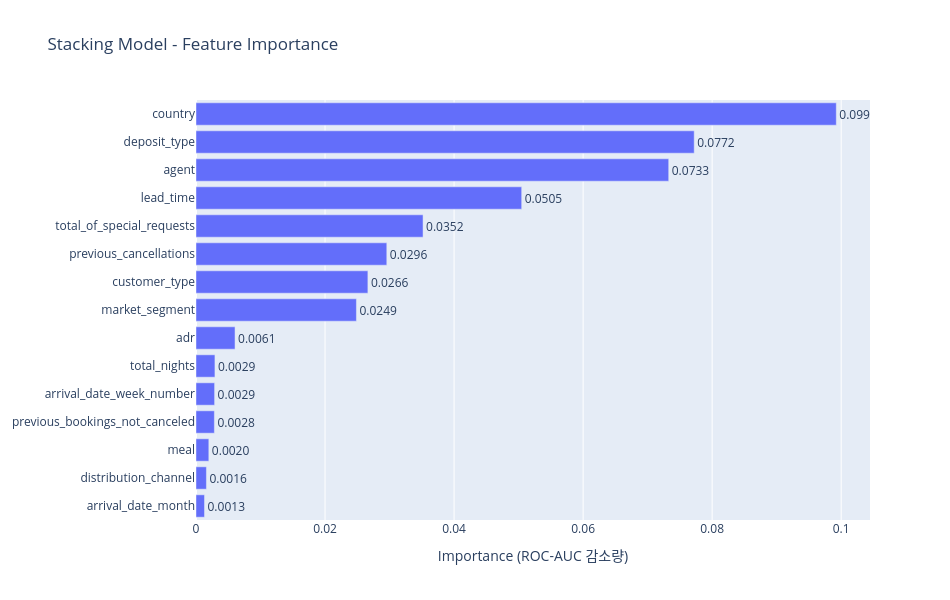

The cell this chart's notebook holds for it:
### Code cell
import plotly.express as px

# 중요도 상위 15개
top_features = importance_df.head(15).sort_values(
    "Importance", ascending=True
)

fig = px.bar(
    top_features,
    x="Importance",
    y="Feature",
    orientation="h",
    title="Stacking Model - Feature Importance",
    labels={
        "Importance": "Permutation Importance (ROC-AUC 감소량)",
        "Feature": "Feature"
    },
    text="Importance"
)

fig.update_traces(
    texttemplate="%{text:.4f}",
    textposition="outside"
)

fig.update_layout(
    height=600,
    width=950,
    yaxis_title=None,
    xaxis_title="Importance (ROC-AUC 감소량)"
)

fig.show()

### Figure 1 — Plotly figure (JSON) as saved in the notebook; plotly's stock layout.template omitted (floating-point values rounded to 4 significant figures)
{"data": [{"hovertemplate": "Permutation Importance (ROC-AUC 감소량)=%{text}<br>Feature=%{y}<extra></extra>", "legendgroup": "", "marker": {"color": "#636efa", "pattern": {"shape": ""}}, "name": "", "orientation": "h", "showlegend": false, "text": [0.001318, 0.001616, 0.001988, 0.002849, 0.002885, 0.002935, 0.006052, 0.02487, 0.02664, 0.02957, 0.03519, 0.05048, 0.07327, 0.07722, 0.09924], "textposition": "outside", "texttemplate": "%{text:.4f}", "type": "bar", "x": [0.001318, 0.001616, 0.001988, 0.002849, 0.002885, 0.002935, 0.006052, 0.02487, 0.02664, 0.02957, 0.03519, 0.05048, 0.07327, 0.07722, 0.09924], "xaxis": "x", "y": ["arrival_date_month", "distribution_channel", "meal", "previous_bookings_not_canceled", "arrival_date_week_number", "total_nights", "adr", "market_segment", "customer_type", "previous_cancellations", "total_of_special_requests", "lead_time", "agent", "deposit_type", "country"], "yaxis": "y"}], "layout": {"barmode": "relative", "height": 600, "legend": {"tracegroupgap": 0}, "title": {"text": "Stacking Model - Feature Importance"}, "width": 950, "xaxis": {"anchor": "y", "domain": [0, 1], "title": {"text": "Importance (ROC-AUC 감소량)"}}, "yaxis": {"anchor": "x", "domain": [0, 1], "title": {}}}}
